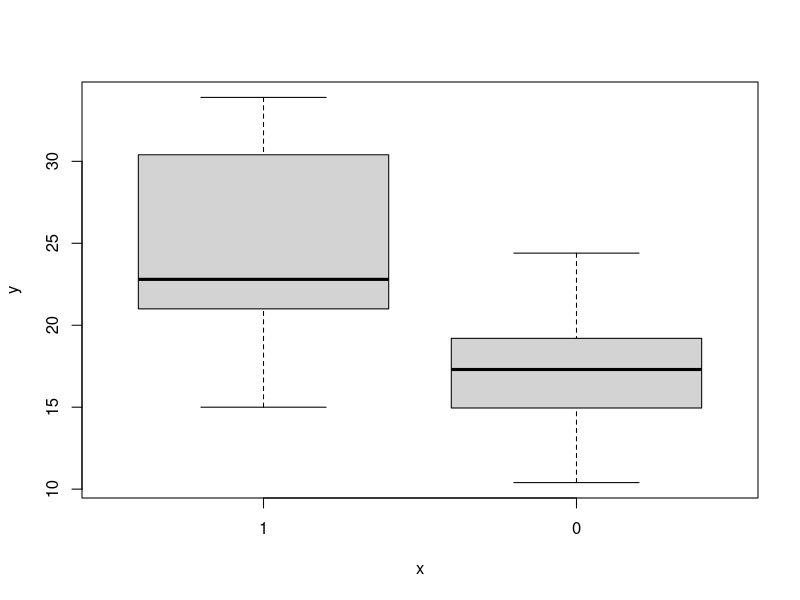
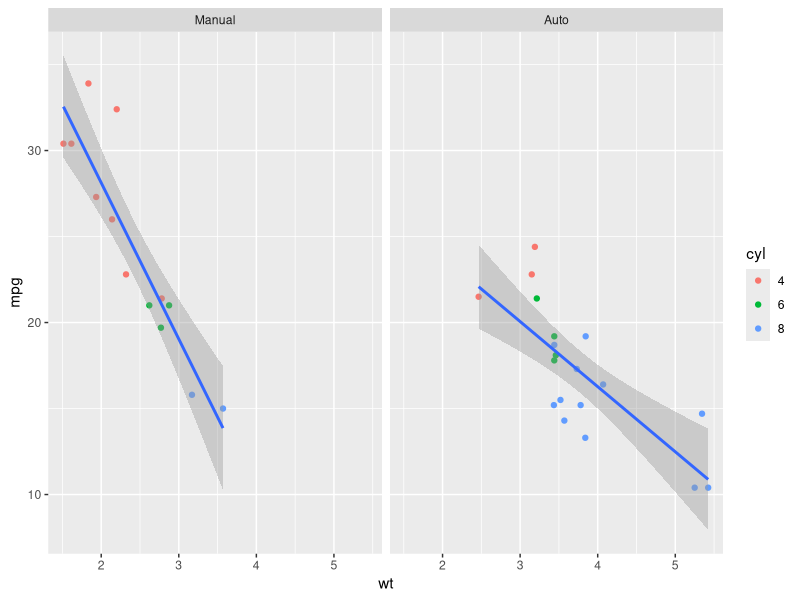
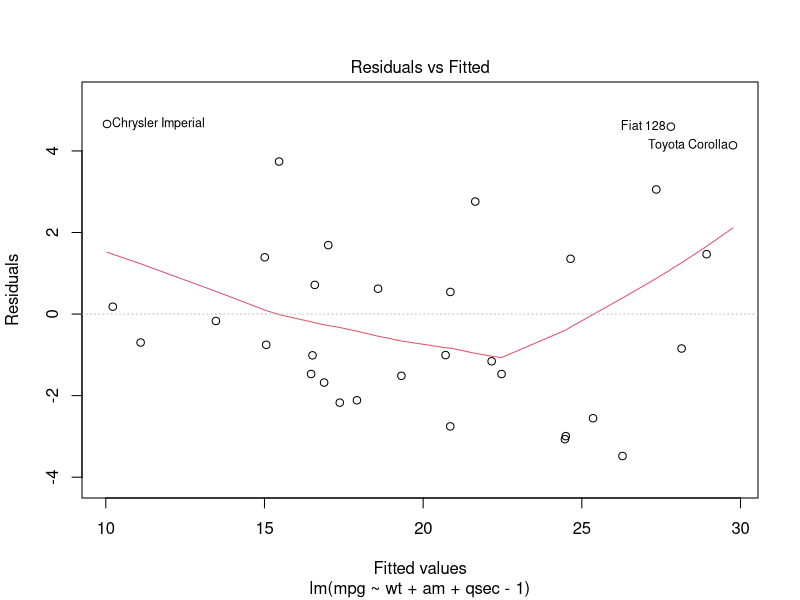
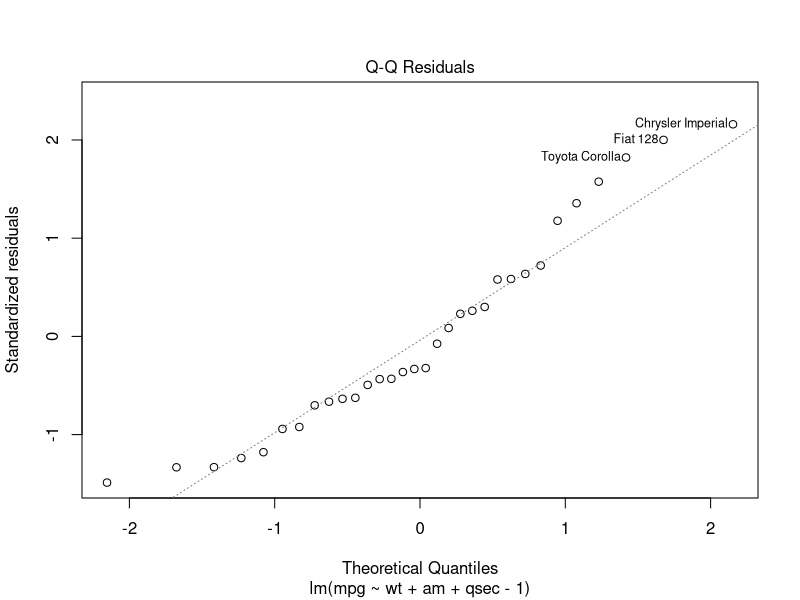
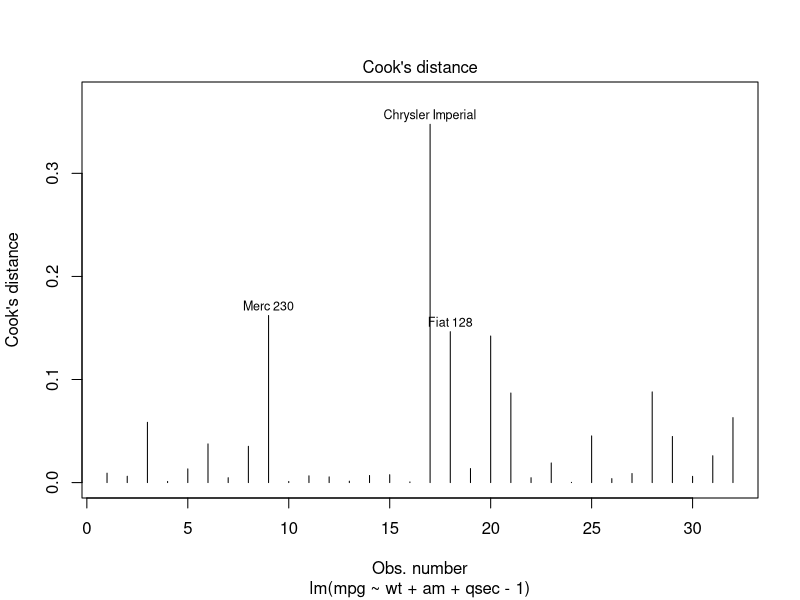
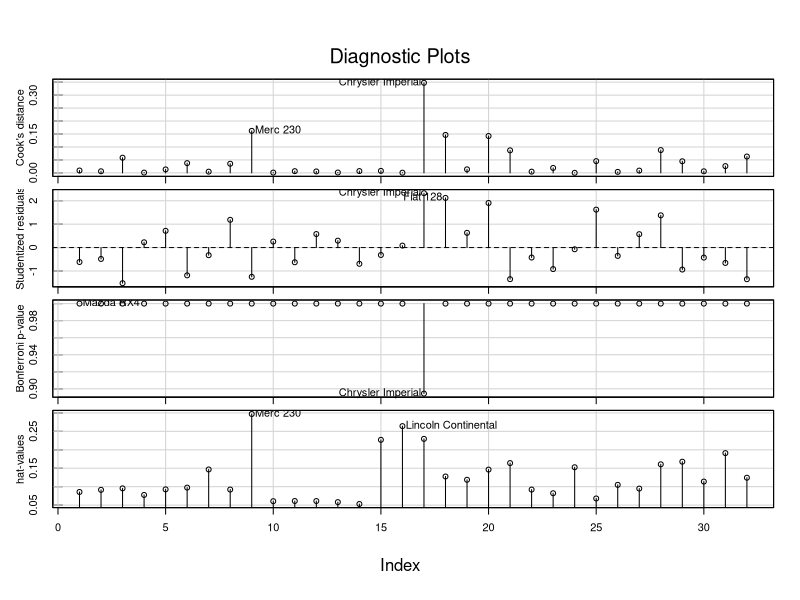
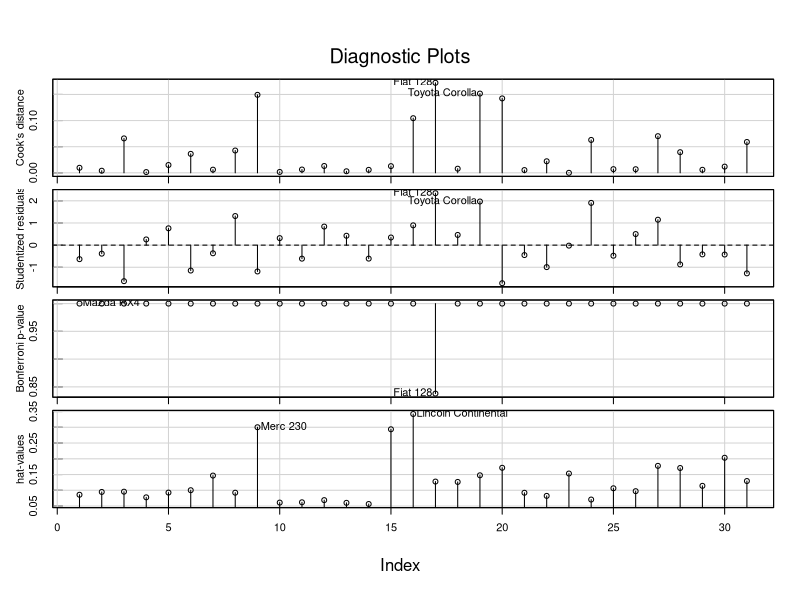

Generate these figures, in order, with R:
#Loading Libraries
library(ggplot2)
library(car)

# Exploring the data set
?mtcars
head(mtcars)
str(mtcars)
summary(mtcars)

# Factoring and labelling some of the data
 mtcars$cyl <-as.factor(mtcars$cyl)
 mtcars$am <-as.factor(mtcars$am)
 mtcars$am <-relevel(mtcars$am,"1")
 translabs<-c("0" = "Auto","1" = "Manual")
 
#Exploring data via plots 
 plot(mtcars$am,mtcars$mpg)
 
 g<-ggplot(mtcars,aes(x=wt,y=mpg))+
     geom_point(aes(color = cyl))+
     geom_smooth(method = "lm") +
     facet_grid(~am, labeller = as_labeller(translabs) )
 print(g)
 
 # Fitting linear models starting with the full model
 full <- lm(mpg ~ .,mtcars)
 summary(full)$coefficients
 
 #Stepping backwards through various models
 search <-step(full,direction = "backward",trace = FALSE)
 search$anova

 # Selecting the model with best AIC
 mdl <-lm(mpg ~ wt+am+qsec-1 ,mtcars)
 summary(mdl)
 extractAIC(mdl)
 
 # The coefficient estimates show that

 # All else equal:
 # An increase in weight of 1000lbs leads to decrease in mpg of 3.9165
 # AT vehicles have a lower but positive (9.6178) mean contribution to mpg but with a 95% confidence interval of (-4.64 to 23.87).
                # Since this interval contains zero, it cannot be confirmed that AT has a positive influence on mpg
 # MT vehicales have a higher positive (12.5536) mean contribution to mpg with a 95% confidence interval of (0.15 to 24.96).
                # Since this interval doesn't contain zero they can be said to be positive influence on mpg
 # qsec indicates that the mpg improves by 1.226 for every one sec increase in time required for first 1/4 mile 
                # i.e. slower cars are better for mpg

 # Further Simplification:
 # Removing qsec or am from the model leads to worse AIC score and biases the contribution of wt to mpg even more 
            # although it leads to significant coefficients for auto/manual transmission variables
 mdl2 <-lm(mpg ~ wt+am-1 ,mtcars)
 summary(mdl2)
 extractAIC(mdl2)
 
 mdl3 <-lm(mpg ~ wt+qsec-1 ,mtcars)
 summary(mdl3)
 extractAIC(mdl3)
 
 mdl4 <-lm(mpg ~ am-1 ,mtcars)
 summary(mdl4)
 extractAIC(mdl4)
 
 anova(mdl,mdl2,mdl3)
 
 
 mdl_i <-lm(mpg ~ wt+am+qsec ,mtcars)
 summary(mdl_i)
 extractAIC(mdl_i)
 
# Diagnostics of the model

 #Residuals Plot : Almost normally distributed around zero without a pattern
  plot(mdl, which = 1)
 # Q-Q plot showing the observations are distributed around the theoretical line
  plot(mdl, which = 2)
 # Cook's distance showing that Chrysler Imperial maybe skewing the model a little bit
  plot(mdl, which = 4)
 # Plot of infuence measures from car package
 influenceIndexPlot(mdl)
  
# Removing the Chrysler Imperial data point and remodelling
which.max(cooks.distance(mdl))
which.max(hatvalues(mdl))
mtcars_mod <- mtcars[-which.max(cooks.distance(mdl)),]

mdl_mod <- lm(mpg ~ wt+am+qsec-1 ,mtcars_mod)
summary(mdl_mod)
extractAIC(mdl_mod)
influenceIndexPlot(mdl_mod)

# leads to significants improved AIC score as well as 
# better confidence intervals around positive effects of transmission on mpg

# With the adjusted dataset, we can infer with at least 95% confidence that manual transmission adds on average 15.866mpg
# and at 90% confidence interval we can infer that automatic transmission adds on average 13.668 mpg, all else equal.
 